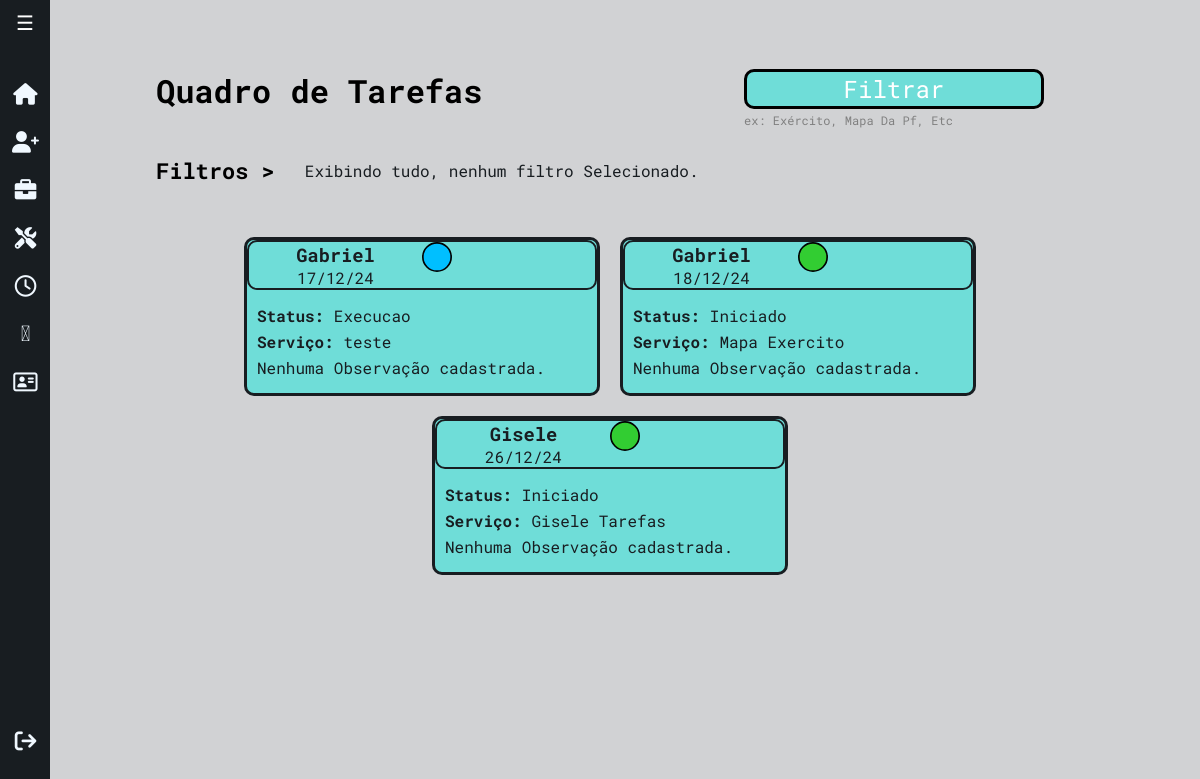
The app's page /ambielle/tarefas/ (signed in), older data.
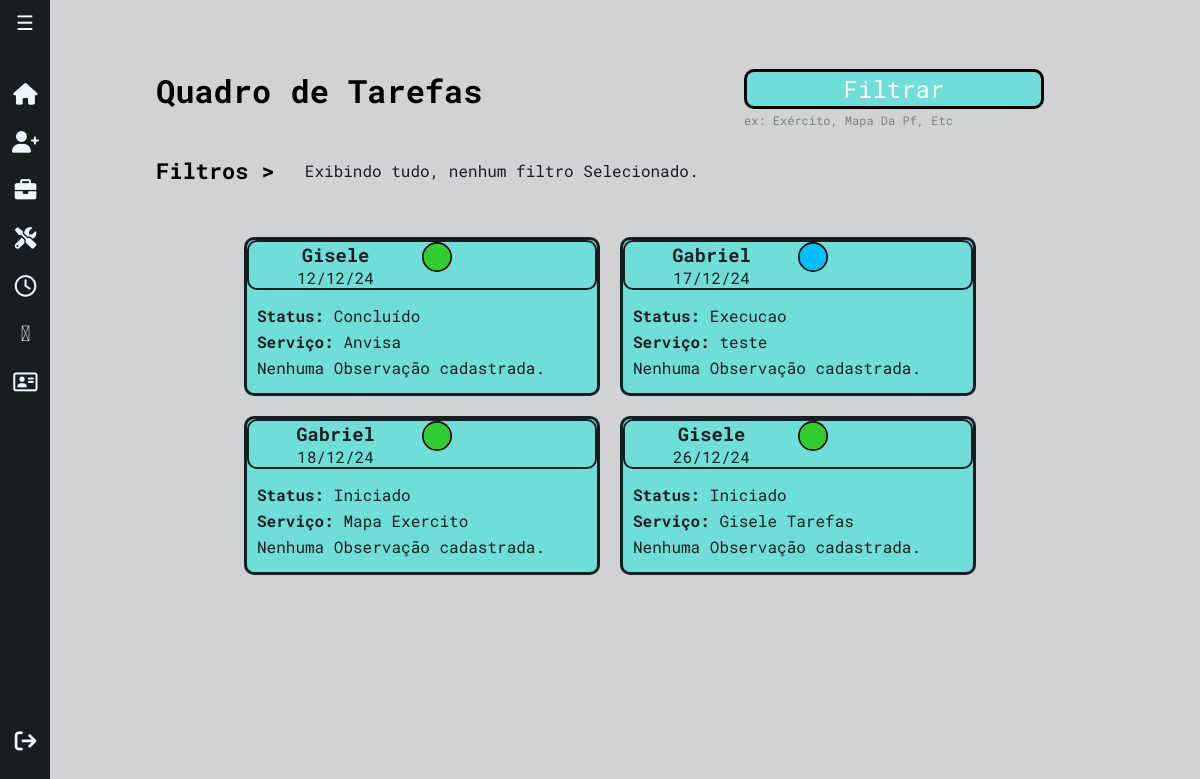
The same page, newer data.
### workflow/models.py (models this page shows, shortened)
class Tarefa(models.Model):
    STATUS_CHOICES = [
        ('Iniciado', 'Iniciado'),
        ('Coleta De Informações', 'Coleta de Informações'),
        ('Execucao', 'Execução'),
        ('Aprovação Cliente', 'Aprovação Cliente'),
        ('Concluído', 'Concluído'),
        ('Encerrado', 'Encerrado'),
    ]
    tipo_servico = models.ForeignKey(TipoServico, on_delete=models.CASCADE, related_name="tarefas")
    cliente = models.ForeignKey(Cliente, on_delete=models.CASCADE)
    status = models.CharField(max_length=50, choices=STATUS_CHOICES, default='iniciado')
    data_inicio = models.DateField(default=timezone.now)
    prazo_final = models.DateField(null=True, blank=True)
    observacoes = models.TextField(blank=True, null=True)
    valor_total_servico = models.DecimalField(max_digits=10, decimal_places=2, blank=True, null=True)

class Cliente(models.Model):
    nome = models.CharField(max_length=255)
    endereco = models.CharField(max_length=255)
    numero = models.IntegerField(null=True)
    bairro = models.CharField(max_length=255, blank=True, null=True)
    razao_social = models.CharField(max_length=255, blank=True, null=True)
    telefone = models.CharField(max_length=15)
    email = models.EmailField()
    contato_principal = models.CharField(max_length=255)
    contato_secundario = models.CharField(max_length=255, blank=True, null=True)
    proposta_link = models.URLField(blank=True, null=True)
    cnpj = models.CharField(max_length=15)
    def __str__(self):
        return f"{self.nome}"

class TipoServico(models.Model):
    nome = models.CharField(max_length=50, unique=True)
    orgao = models.CharField(max_length=50, blank=True)
    def __str__(self):
        return f"{self.nome}"

### workflow/views/getPage.py (the view)
# urls.py: path('ambielle/tarefas/', views.getTarefas, name='getTarefas'),
@login_required(login_url='workflow:login')
def getTarefas(request):
    title = 'Tarefas'
    status_selecionados = request.GET.getlist('status', [])
    tipo_servico_selecionados = request.GET.getlist('tipo_servico', [])
    data_inicial = parse_date(request.GET.get('data_inicial', ''))
    data_final = parse_date(request.GET.get('data_final', ''))
    tarefas = Tarefa.objects.all()
    query = Q()
    if status_selecionados:
        query &= Q(status__in=status_selecionados)
    if tipo_servico_selecionados:
        query &= Q(tipo_servico__id__in=tipo_servico_selecionados)
    if data_inicial and data_final:
        query &= Q(prazo_final__range=[data_inicial, data_final])
    elif data_inicial:
        query &= Q(prazo_final__gte=data_inicial)
    elif data_final:
        query &= Q(prazo_final__lte=data_final)
    tarefas = tarefas.filter(query).order_by('prazo_final')
    tipo_servico_choices = TipoServico.objects.all()
    status_choices = Tarefa.STATUS_CHOICES
    status_colors = {
        'Iniciado': '#32CD32',
        'Coleta De Informações': '#FF8C00',
        'Execucao': '#00BFFF',
        'Aprovação Cliente': '#FFD700',
        'Concluído': '#32CD32',
        'Encerrado': '#B22222',
    }
    for tarefa in tarefas:
        tarefa.status_color = status_colors.get(tarefa.status, '#000000')
    return render(request, 'workflow/getTarefas.html', {
        'title': title,
        'tarefas': tarefas,
        'status_selecionados': status_selecionados,
        'tipo_servico_selecionados': tipo_servico_selecionados,
        'status_choices': status_choices,
        'tipo_servico_choices': tipo_servico_choices,
        'data_inicial': data_inicial,
        'data_final': data_final,
    })

### workflow/templates/workflow/getTarefas.html (shortened to what this page needs)
{% extends 'global/base.html' %}
{% block content %}
<div class="tela-task">
  <div class="headerTasks">
    <h1>Quadro de Tarefas</h1>
    <div>
      <button id="openFilterModal" class="btn-filter">Filtrar</button>
      <span>ex: Exército, Mapa Da Pf, Etc</span>
    </div>
  </div>
  <div class="filters">
    <h3>Filtros > </h3>
    <div id="filtros-selecionados" class="filtros-selecionados">
      {% if not status_selecionados and not tipo_servico_selecionados and not data_inicial%}
          <p>Exibindo tudo, nenhum filtro Selecionado.</p>
      {% endif %}
    </div>
  </div>
    <div class="tasks-section">
      <div class="taskStatus">
        <div class="tasks-row">
          {% for task in tarefas %}
           <div class="task-card">
            <div class="task-header">
              <div class="task-dateCli">
                <h3>{{ task.cliente }}</h3>
                <div class="date">{{ task.prazo_final|date:'d/m/y' }}</div>
              </div>
              <div class="status">
                <svg xmlns="http://www.w3.org/2000/svg" width="30" height="30" viewBox="0 0 18 18" fill="none">
                  <circle cx="9" cy="9" r="8.5" fill="{{ task.status_color }}" stroke="black" />
                </svg>
              </div>
            </div>
            <div class="info">
              <p>
                <strong>Status:</strong> {{task.status}}
              </p>
              <p>
                <strong>Serviço:</strong> {{task.tipo_servico}}
              </p>
              {% if task.observacoes %}
                  <p>{{task.observacoes}}</p>
              {% else %}
                  <p>Nenhuma Observação cadastrada.</p>
              {% endif %}
            </div>
          </div>
        {% endfor %}
      </div>
</div>
{% endblock %}

Row changes from the older to the newer data that the page shows:
added Tarefa: cliente "Gisele", prazo_final "12/12/24", status "Concluído", tipo_servico "Anvisa", shows "Nenhuma Observação cadastrada."
